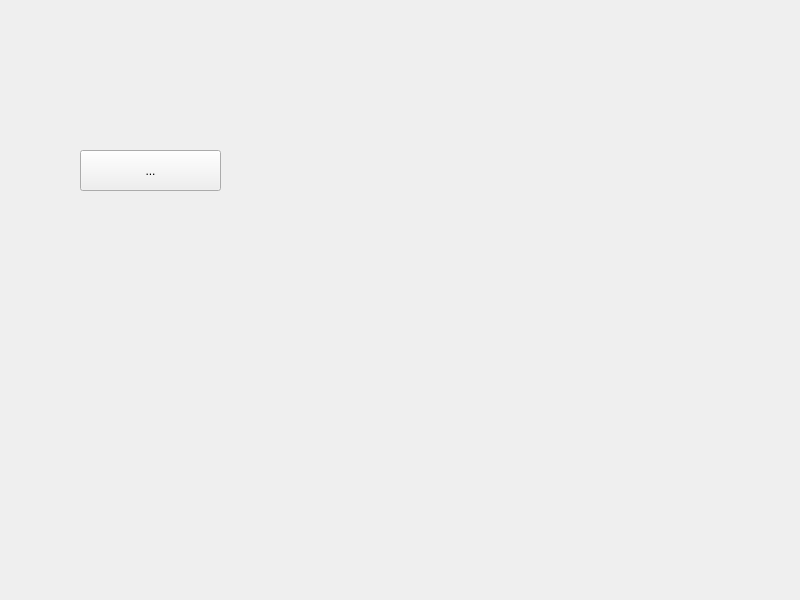
<?xml version="1.0" encoding="UTF-8"?>
<ui version="4.0">
 <class>Widget</class>
 <widget class="QWidget" name="Widget">
  <property name="geometry">
   <rect>
    <x>0</x>
    <y>0</y>
    <width>800</width>
    <height>600</height>
   </rect>
  </property>
  <property name="windowTitle">
   <string>Widget</string>
  </property>
  <widget class="QToolButton" name="toolButton">
   <property name="geometry">
    <rect>
     <x>80</x>
     <y>150</y>
     <width>141</width>
     <height>41</height>
    </rect>
   </property>
   <property name="text">
    <string>...</string>
   </property>
  </widget>
 </widget>
 <resources/>
 <connections/>
</ui>
